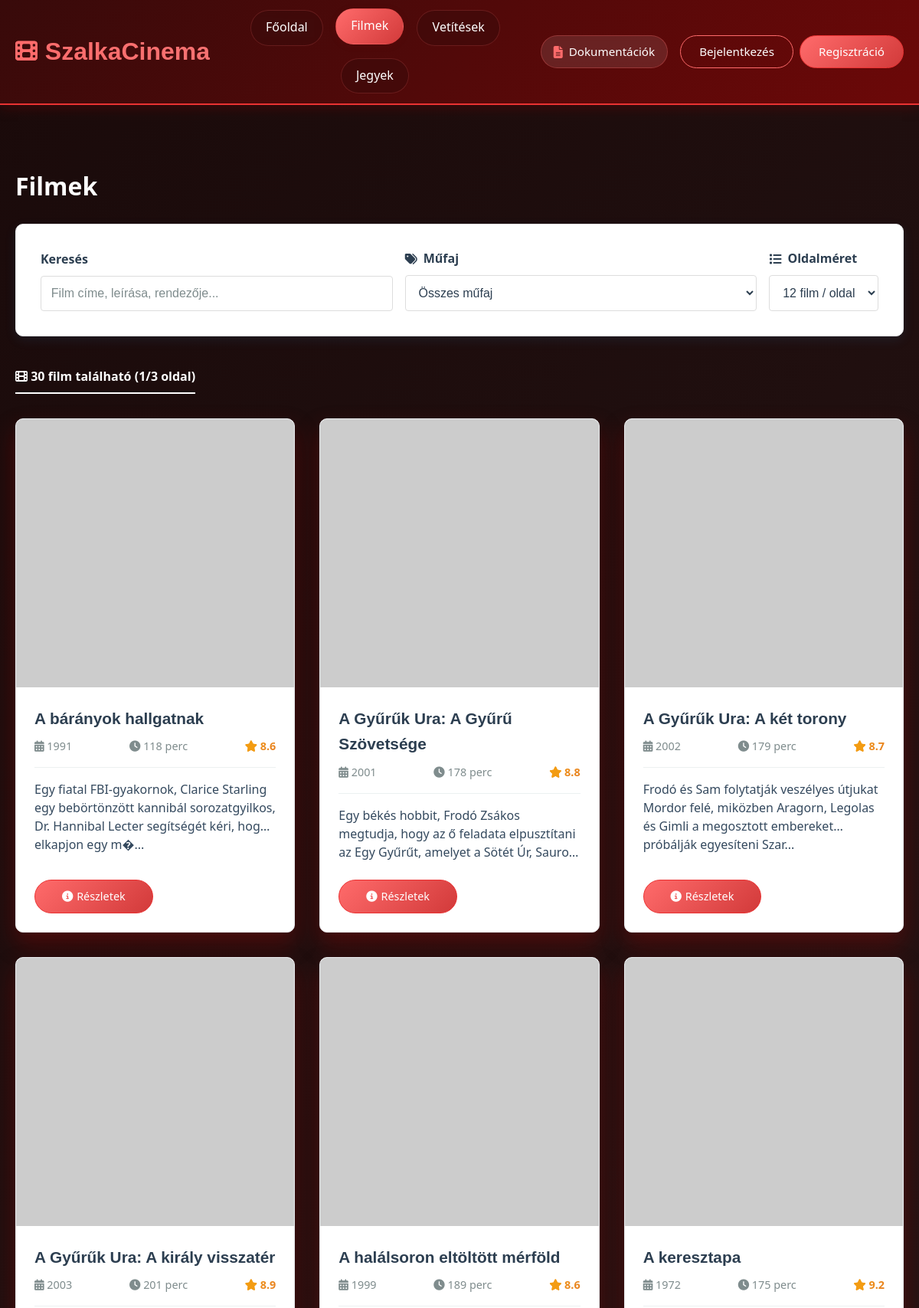
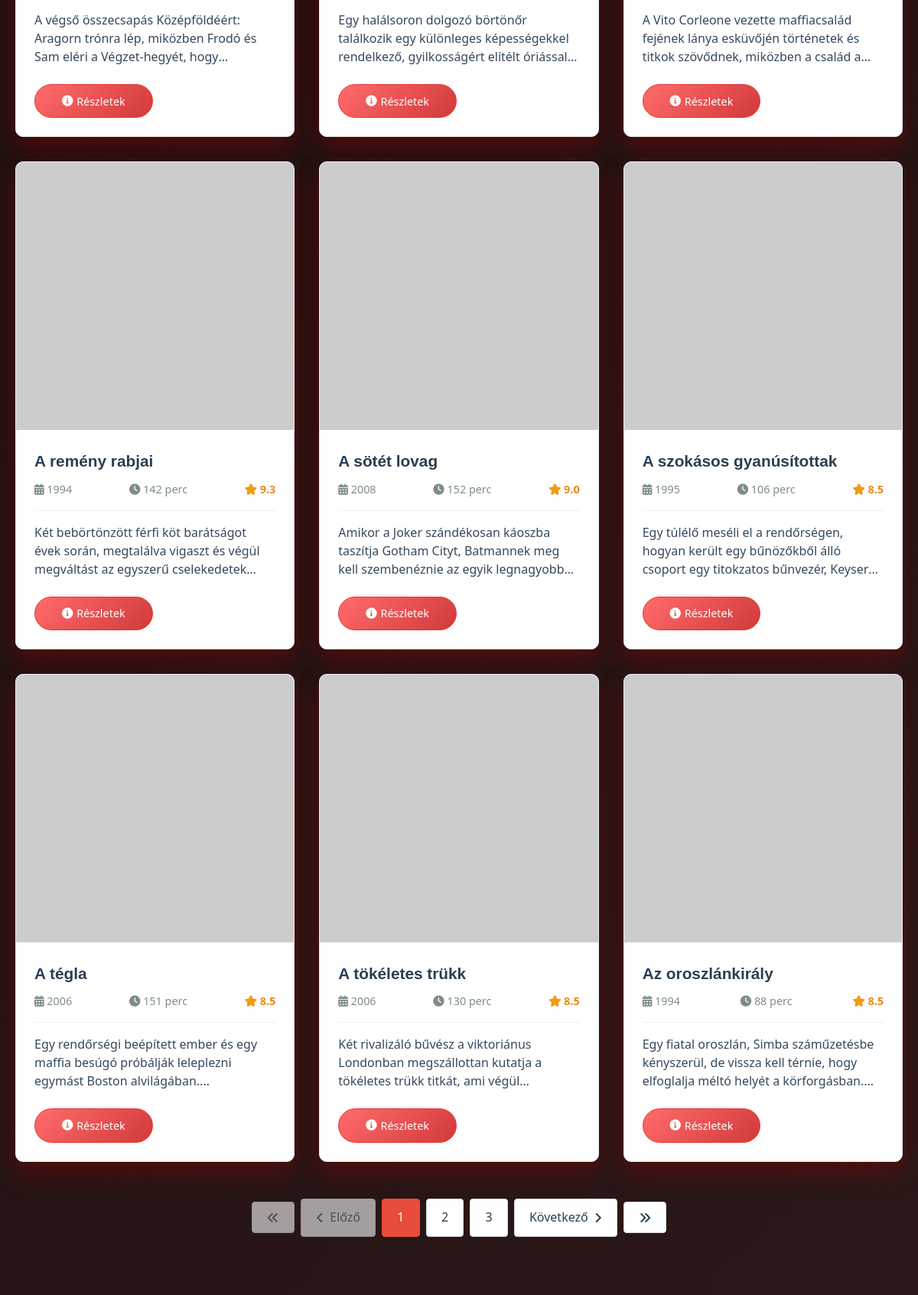
The app's page /kod/movies.php (upper part) with its own data (2 pictures, top to bottom).
### tables this page shows
CREATE TABLE `movies` (
  `id` int(11) NOT NULL,
  `title` varchar(200) NOT NULL,
  `description` text NOT NULL,
  `director` varchar(100) DEFAULT NULL,
  `duration` int(11) NOT NULL,
  `release_year` year(4) DEFAULT NULL,
  `genre` varchar(100) DEFAULT NULL,
  `rating` decimal(3,1) DEFAULT NULL,
  `poster_url` varchar(500) DEFAULT NULL,
  `trailer_url` varchar(500) DEFAULT NULL,
  `active` tinyint(1) DEFAULT '1'
);

### kod/movies.php (the view, shortened to what this page needs)
<?php
require_once 'config.php';
$per_page_options = [12, 24, 48, 96];
$per_page = isset($_GET['per_page']) && in_array($_GET['per_page'], $per_page_options) ? (int)$_GET['per_page'] : 12;
$page = isset($_GET['page']) ? (int)$_GET['page'] : 1;
try {
    $count_sql = "SELECT COUNT(*) as total FROM movies WHERE active = 1";
    $count_params = [];
    $count_stmt = $pdo->prepare($count_sql);
    $count_stmt->execute($count_params);
    $total_movies = $count_stmt->fetch(PDO::FETCH_ASSOC)['total'];
    $total_pages = $total_movies > 0 ? ceil($total_movies / $per_page) : 1;
    $offset = ($page - 1) * $per_page;
    $sql = "SELECT * FROM movies WHERE active = 1";
    $params = [];
    $sql .= " ORDER BY title LIMIT " . (int)$per_page . " OFFSET " . (int)$offset;
    $stmt = $pdo->prepare($sql);
    $stmt->execute($params);
    $movies = $stmt->fetchAll(PDO::FETCH_ASSOC);
} catch (Exception $e) {
    $movies = [];
    $total_movies = 0;
    $total_pages = 1;
    $all_genres = [];
}
?>
<!DOCTYPE html>
<html lang="hu">
<head>
    <link rel="stylesheet" href="https://cdnjs.cloudflare.com/ajax/libs/font-awesome/6.4.0/css/all.min.css">
    <link rel="stylesheet" href="css/movies.css">
</head>
<body>
    <?php include 'header.php'; ?>
    <div class="container">
        <main class="main-content">
            <div class="filter-header">
                <h1 style="color: #ffffff; margin-bottom: 0;">Filmek</h1>
            </div>
            <div class="filters">
                <form method="GET" action="" class="filter-form" id="filterForm">
                    <div class="filter-group search-spinner">
                        <label for="search">
                            Keresés
                        </label>
                        <input type="text" id="search" name="search" placeholder="Film címe, leírása, rendezője..." autocomplete="off">
                    </div>
                    <div class="filter-group">
                        <label for="genre">
                            <i class="fas fa-tags"></i> Műfaj
                        </label>
                        <select id="genre" name="genre">
                            <option value="" style="color: white;">Összes műfaj</option>
                        </select>
                    </div>
                    <div class="filter-group">
                        <label for="per_page">
                            <i class="fas fa-list"></i> Oldalméret
                        </label>
                        <select id="per_page" name="per_page">
                            <?php foreach($per_page_options as $option): ?>
                                <option value="<?php echo $option; ?>" <?php echo $per_page == $option ? 'selected' : ''; ?>>
                                    <?php echo $option; ?> film / oldal
                                </option>
                            <?php endforeach; ?>
                        </select>
                    </div>
                </form>
            </div>
            <div id="moviesContainer">
                <?php if(count($movies) > 0): ?>
                    <div class="results-header">
                        <div class="results-count">
                            <i class="fas fa-film"></i>
                            <?php echo $total_movies; ?> film található
                            (<?php echo $page; ?>/<?php echo $total_pages; ?> oldal)
                        </div>
                    </div>
                    <div class="movies-container" id="moviesGrid">
                        <?php foreach($movies as $movie): ?>
                        <div class="movie-card">
                            <div class="movie-poster-container">
                                <img src="<?php echo htmlspecialchars($movie['poster_url'] ?? ''); ?>"
                                     alt="<?php echo htmlspecialchars($movie['title'] ?? 'Film'); ?>"
                                     class="movie-poster"
                                     onerror="this.src='https://via.placeholder.com/280x350/ecf0f1/2c3e50?text=<?php echo urlencode($movie['title'] ?? 'Film'); ?>'">
                            </div>
                            <div class="movie-info">
                                <h3 class="movie-title"><?php echo htmlspecialchars($movie['title'] ?? 'Ismeretlen cím'); ?></h3>
                                <div class="movie-meta">
                                    <span><i class="fas fa-calendar-alt"></i> <?php echo htmlspecialchars($movie['release_year'] ?? 'N/A'); ?></span>
                                    <span><i class="fas fa-clock"></i> <?php echo htmlspecialchars($movie['duration'] ?? '0'); ?> perc</span>
                                    <span class="movie-rating">
                                        <i class="fas fa-star"></i> <?php echo htmlspecialchars($movie['rating'] ?? '0.0'); ?>
                                    </span>
                                </div>
                                <p class="movie-description"><?php echo htmlspecialchars(substr($movie['description'] ?? '', 0, 150)); ?>...</p>
                                <div class="movie-actions">
                                    <a href="movie.php?id=<?php echo $movie['id'] ?? 0; ?>" class="btn btn-primary">
                                        <i class="fas fa-info-circle"></i> Részletek
                                    </a>
                                    <a href="screenings.php?movie=<?php echo $movie['id'] ?? 0; ?>" class="btn btn-secondary">
                                        <i class="fas fa-ticket-alt"></i> Jegyfoglalás
                                    </a>
                                </div>
                            </div>
                        </div>
                        <?php endforeach; ?>
                    </div>
                    <?php if($total_pages > 1): ?>
                    <div class="pagination-container">
                        <div class="pagination">
                            <?php if($page > 1): ?>
                                <a href="javascript:void(0)" onclick="changePage(1)" class="page-link">
                                    <i class="fas fa-angle-double-left"></i>
                                </a>
                            <?php else: ?>
                                <span class="page-link disabled">
                                    <i class="fas fa-angle-double-left"></i>
                                </span>
                            <?php endif; ?>
                            <?php if($page > 1): ?>
                                <a href="javascript:void(0)" onclick="changePage(<?php echo $page - 1; ?>)" class="page-link">
                                    <i class="fas fa-angle-left"></i> Előző
                                </a>
                            <?php else: ?>
                                <span class="page-link disabled">
                                    <i class="fas fa-angle-left"></i> Előző
                                </span>
                            <?php endif; ?>
                            <?php
                            $start_page = max(1, $page - 2);
                            $end_page = min($total_pages, $page + 2);
                            for($i = $start_page; $i <= $end_page; $i++):
                            ?>
                                <a href="javascript:void(0)" onclick="changePage(<?php echo $i; ?>)"
                                   class="page-link <?php echo $i == $page ? 'active' : ''; ?>">
                                    <?php echo $i; ?>
                                </a>
                            <?php endfor; ?>
                            <?php if($page < $total_pages): ?>
                                <a href="javascript:void(0)" onclick="changePage(<?php echo $page + 1; ?>)" class="page-link">
                                    Következő <i class="fas fa-angle-right"></i>
                                </a>
                            <?php else: ?>
                                <span class="page-link disabled">
                                    Következő <i class="fas fa-angle-right"></i>
                                </span>
                            <?php endif; ?>
                            <?php if($page < $total_pages): ?>
                                <a href="javascript:void(0)" onclick="changePage(<?php echo $total_pages; ?>)" class="page-link">
                                    <i class="fas fa-angle-double-right"></i>
                                </a>
                            <?php else: ?>
                                <span class="page-link disabled">
                                    <i class="fas fa-angle-double-right"></i>
                                </span>
                            <?php endif; ?>
                        </div>
                    </div>
                    <?php endif; ?>
                <?php endif; ?>
            </div>
        </main>
    </div>
    <?php include 'footer.php'; ?>
</body>
</html>

### records on screen
movies: title "A bárányok hallgatnak", release_year "1991", duration "118", rating "8.6", description "Egy fiatal FBI-gyakornok, Clarice Starling egy bebörtönzött kannibál sorozatgyilkos, Dr. Hannibal Lecter segítségét kéri, hogy elkapjon egy m�"
movies: title "A Gyűrűk Ura: A Gyűrű Szövetsége", release_year "2001", duration "178", rating "8.8", description "Egy békés hobbit, Frodó Zsákos megtudja, hogy az ő feladata elpusztítani az Egy Gyűrűt, amelyet a Sötét Úr,…"
movies: title "A Gyűrűk Ura: A két torony", release_year "2002", duration "179", rating "8.7", description "Frodó és Sam folytatják veszélyes útjukat Mordor felé, miközben Aragorn, Legolas és Gimli a megosztott embereket próbálják egyesíteni Szar"
movies: title "A Gyűrűk Ura: A király visszatér", release_year "2003", duration "201", rating "8.9", description "A végső összecsapás Középföldéért: Aragorn trónra lép, miközben Frodó és Sam eléri a Végzet-hegyét,…"
movies: title "A halálsoron eltöltött mérföld", release_year "1999", duration "189", rating "8.6", description "Egy halálsoron dolgozó börtönőr találkozik egy különleges képességekkel rendelkező, gyilkosságért elítélt…"
movies: title "A keresztapa", release_year "1972", duration "175", rating "9.2", description "A Vito Corleone vezette maffiacsalád fejének lánya esküvőjén történetek és titkok szövődnek, miközben a család…"
movies: title "A remény rabjai", release_year "1994", duration "142", rating "9.3", description "Két bebörtönzött férfi köt barátságot évek során, megtalálva vigaszt és végül megváltást az egyszerű…"
movies: title "A sötét lovag", release_year "2008", duration "152", rating "9.0", description "Amikor a Joker szándékosan káoszba taszítja Gotham Cityt, Batmannek meg kell szembenéznie az egyik…"
movies: title "A szokásos gyanúsítottak", release_year "1995", duration "106", rating "8.5", description "Egy túlélő meséli el a rendőrségen, hogyan került egy bűnözőkből álló csoport egy titokzatos bűnvezér,…"
movies: title "A tégla", release_year "2006", duration "151", rating "8.5", description "Egy rendőrségi beépített ember és egy maffia besúgó próbálják leleplezni egymást Boston alvilágában."
movies: title "A tökéletes trükk", release_year "2006", duration "130", rating "8.5", description "Két rivalizáló bűvész a viktoriánus Londonban megszállottan kutatja a tökéletes trükk titkát, ami…"
movies: title "Az oroszlánkirály", release_year "1994", duration "88", rating "8.5", description "Egy fiatal oroszlán, Simba száműzetésbe kényszerül, de vissza kell térnie, hogy elfoglalja méltó helyét a körforgásban."

### other values on screen
APP_NAME "SzalkaCinema"
$total_movies "30"
$page "1"
$total_pages "3"
form field per_page "12 film / oldal"
